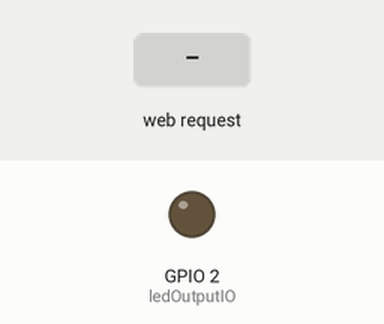
A sketch run on a simulated ESP32. Shown: output pins drawn as LEDs (lit = HIGH). The inputs (shaded band) are chosen by the test bench. WiFi joins after 1.5 s; servers stay silent unless stated; what the sketch prints to the serial monitor is not drawn.

Above: at 2.7 s.
2.8 s: HTTP request GET /setLight?data=1 received
At 3.3 s:
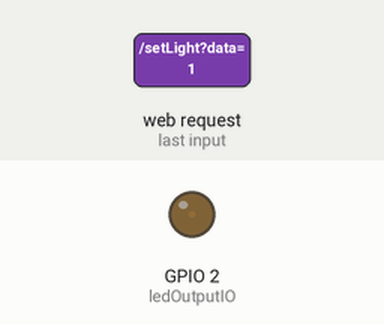
4.3 s: HTTP request GET /setLight?data=120 received
At 5.6 s:
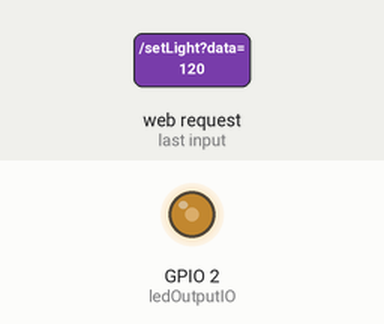
Timing chart, 0 to 7.3 s (numbered marks = the images above; inputs shaded):
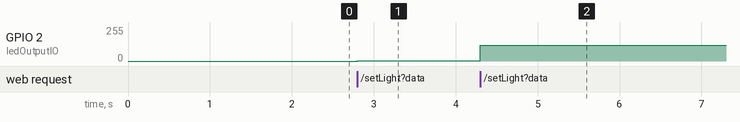

Measured:
- after the input at 2.8 s, GPIO 2 (ledOutputIO): 0/255 → 1/255 at once
- after the input at 4.3 s, GPIO 2 (ledOutputIO): 1/255 → 120/255 at once

The sketch:

sketch_jun30a.ino
```cpp
/*
 * ex07 ESP32网页亮度无级调节系统
 * 实现功能说明：
 * 1. ESP32接入局域网WiFi，内置网页服务页面
 * 2. 客户端手机/电脑同WiFi访问设备IP，打开调光控制面板
 * 3. 页面内置0~255区间滑动调节条，拖动实时下发亮度参数
 * 4. JS采用fetch异步GET传输数值，ESP32解析参数控制PWM输出LED亮度
 * 硬件配置：
 * 板载LED输出引脚GPIO2，使用硬件PWM驱动实现平滑亮度变化
 */
#include <WiFi.h>
#include <WebServer.h>

// 无线网络账号密码
const char* wifiName = "ESP32-LAB124";
const char* wifiPwd = "ydl20060621";

// PWM硬件参数配置
const uint8_t ledOutputIO = 2;
const uint16_t pwmWaveFreq = 5000;
const uint8_t pwmBitWidth = 8; // 亮度输出区间0~255

// 搭建80端口网页服务
WebServer webService(80);
// 全局存储当前LED亮度值
int lightLv = 0;

// 构造前端控制面板页面
String buildWebPage() {
  String pageCode = R"rawliteral(
<!DOCTYPE html>
<html lang="zh-CN">
<head>
  <meta charset="UTF-8">
  <meta name="viewport" content="width=device-width, initial-scale=1.0">
  <title>ESP32灯光调节器</title>
  <style>
    html,body{margin:0;padding:0;font-family:Microsoft YaHei;background:#222730;color:#fff}
    .box{width:90%;max-width:420px;margin:60px auto;padding:35px;border-radius:16px;background:#303845}
    h2{text-align:center;margin-top:0}
    .slide-bar{width:100%;height:14px;margin:30px 0}
    .num-show{font-size:28px;text-align:center;color:#42b983;font-weight:bold}
    .tip{text-align:center;margin-top:20px;font-size:14px;color:#aaa}
  </style>
</head>
<body>
  <div class="box">
    <h2>LED无级亮度控制面板</h2>
    <input class="slide-bar" type="range" id="lightSlider" min="0" max="255" value="0" step="1">
    <div>当前亮度数值：<span id="numDisplay" class="num-show">0</span></div>
    <div class="tip">拖动滑块实时调节开发板LED明暗</div>
  </div>

  <script>
    // 获取页面DOM元素
    let slider = document.getElementById("lightSlider");
    let textNum = document.getElementById("numDisplay");

    // 初始化加载时读取设备当前亮度
    fetch("/readLight")
      .then(res => res.text())
      .then(data => {
        slider.value = data;
        textNum.innerText = data;
      })
      .catch(e => console.log("初始化亮度读取失败",e));

    // 滑块拖动监听事件
    slider.oninput = function(){
      let nowVal = this.value;
      textNum.innerText = nowVal;
      // GET请求发送亮度数值到服务器
      fetch("/setLight?data="+nowVal)
        .catch(err => console.log("亮度下发请求异常",err));
    }
  </script>
</body>
</html>
)rawliteral";
  return pageCode;
}

// 首页路由：返回完整控制面板页面
void pageRootHandler() {
  webService.send(200, "text/html; charset=utf-8", buildWebPage());
}

// 接收滑块上传的亮度参数并更新PWM
void setLightHandler() {
  if(webService.hasArg("data")){
    int inputVal = webService.arg("data").toInt();
    // 数值边界约束，防止超出0-255范围
    if(inputVal < 0) inputVal = 0;
    if(inputVal > 255) inputVal = 255;
    lightLv = inputVal;
    ledcWrite(ledOutputIO, lightLv);
    webService.send(200, "text/plain", "success");
    Serial.print("已更新灯光亮度：");
    Serial.println(lightLv);
  }else{
    webService.send(400, "text/plain", "缺少亮度参数data");
  }
}

// 查询当前灯光亮度接口
void getLightHandler() {
  webService.send(200, "text/plain", String(lightLv));
}

void setup() {
  Serial.begin(115200);
  // 绑定LED PWM通道
  ledcAttach(ledOutputIO, pwmWaveFreq, pwmBitWidth);
  ledcWrite(ledOutputIO, lightLv);

  // WiFi连接流程
  Serial.print("正在尝试连接无线网络");
  WiFi.begin(wifiName, wifiPwd);
  while(WiFi.status() != WL_CONNECTED){
    delay(500);
    Serial.print("·");
  }
  Serial.println("\nWiFi连接成功！");
  Serial.print("访问调光页面地址：http://");
  Serial.println(WiFi.localIP());

  // 注册全部网络接口路由
  webService.on("/", pageRootHandler);
  webService.on("/setLight", HTTP_GET, setLightHandler);
  webService.on("/readLight", HTTP_GET, getLightHandler);
  webService.begin();
  Serial.println("ESP32网页调光服务已启动");
}

void loop() {
  // 持续处理浏览器发来的网络请求
  webService.handleClient();
}
```
